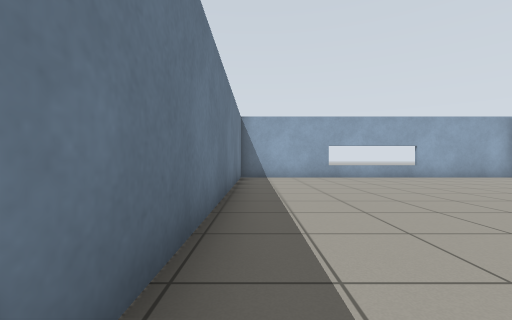
View 1 (above)

22 first-person views from a walk through a world built for the Gazebo simulator. The camera is 0.72 m above the floor, looks level and sees 90° across. The floor is counted in squares, 1 m on a side. Each view is taken from the middle of a square. On the plan, view 1 faces up. The plan holds only what a view shows up to about 9 squares ahead; the rest is blank.

View 2
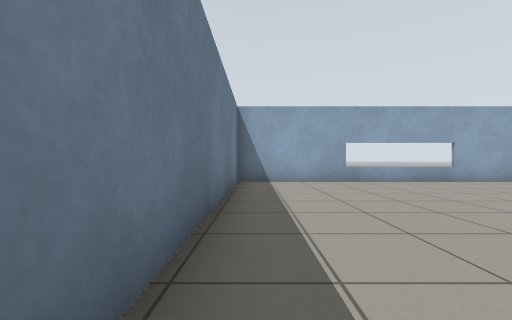

View 3
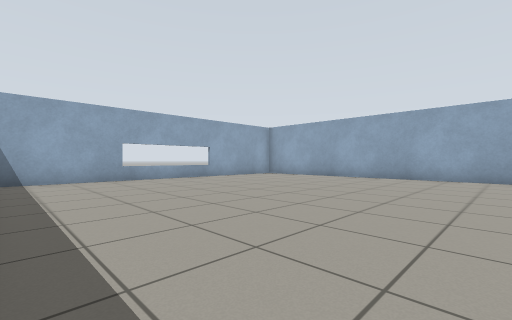

View 4
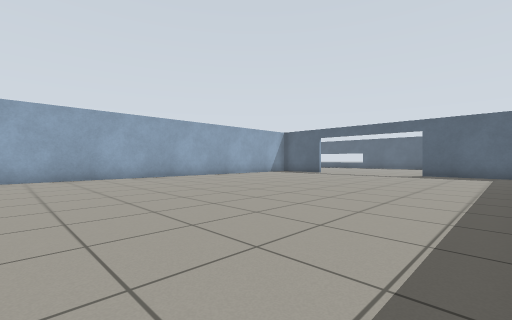

View 5
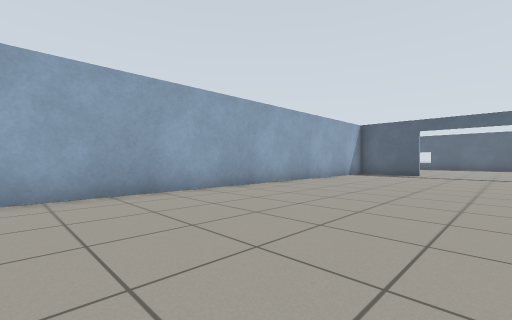

View 6
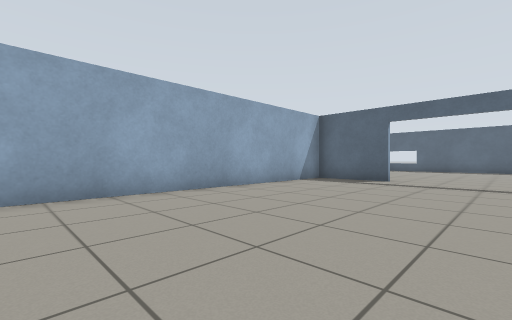

View 7
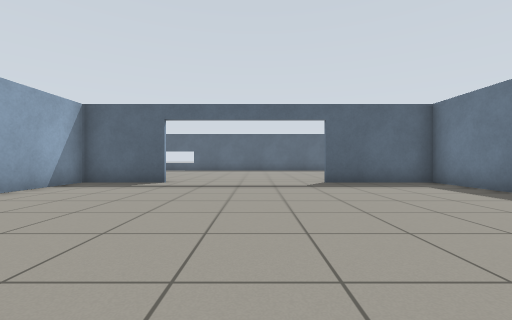

View 8
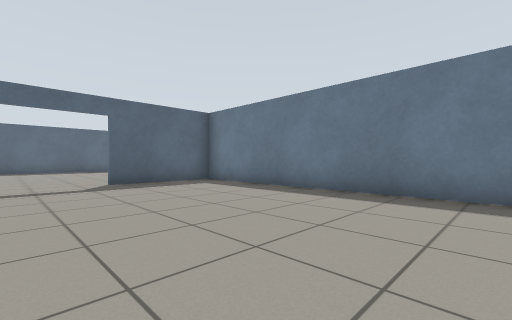

View 9
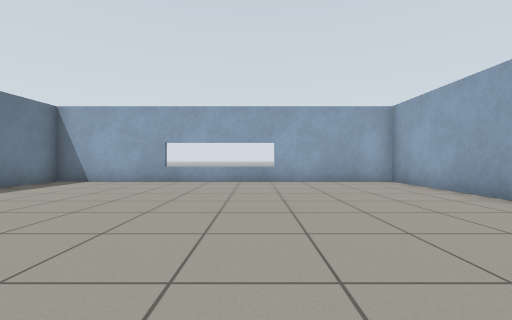

View 10
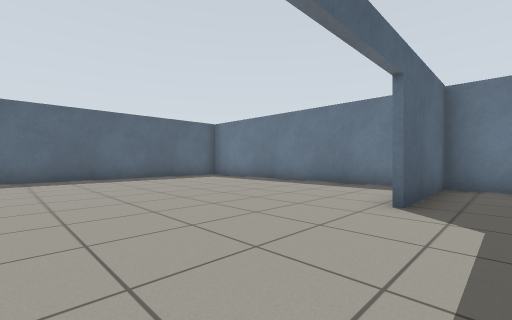

View 11
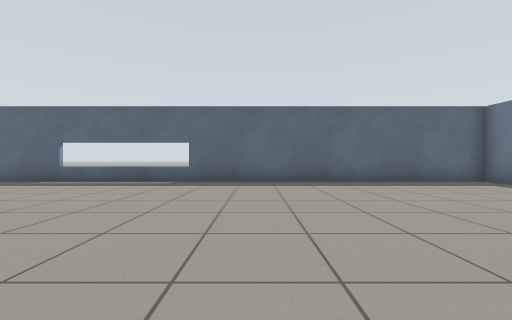

View 12
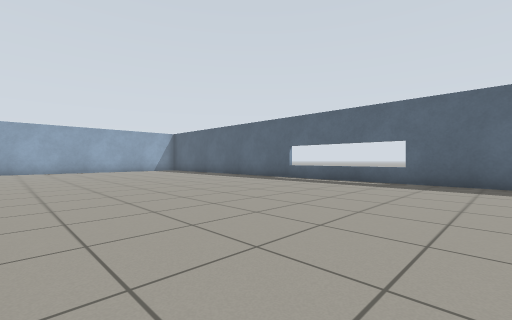

View 13
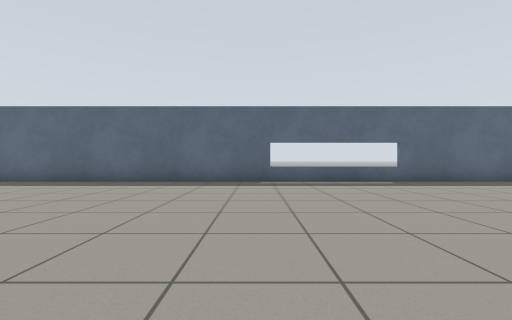

View 14
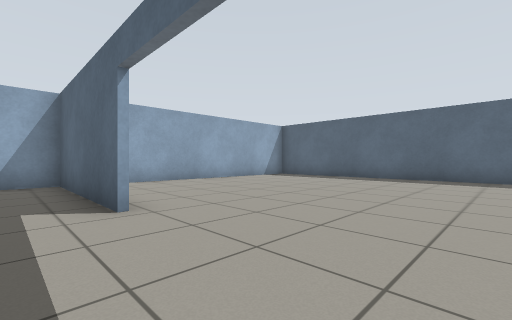

View 15
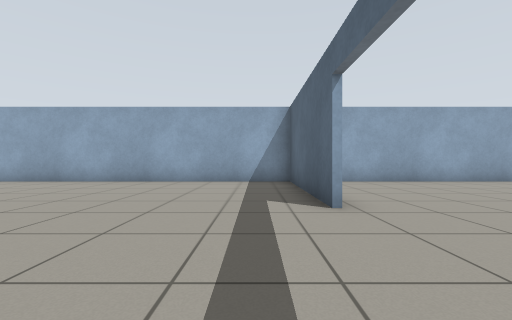

View 16
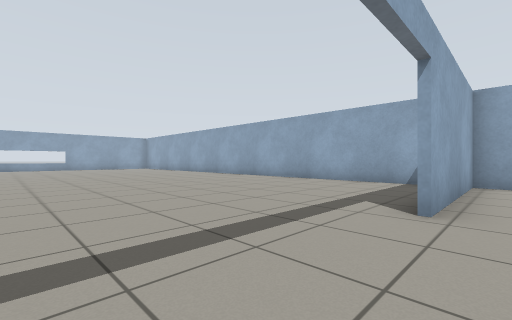

View 17
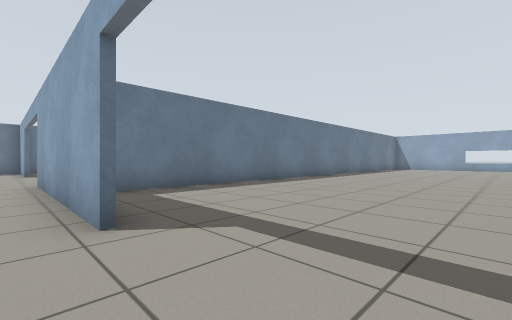

View 18
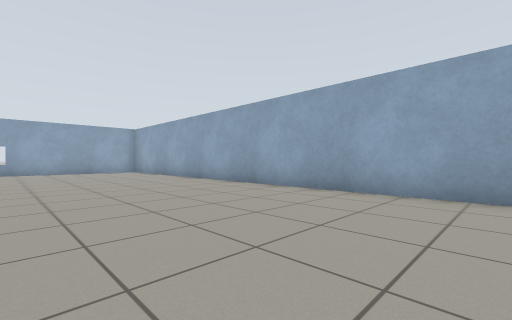

View 19
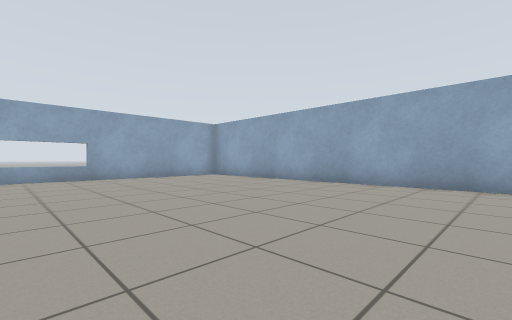

View 20
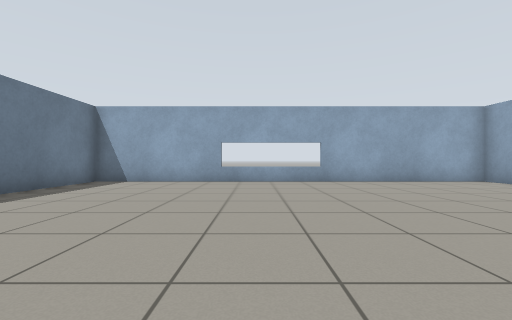

View 21
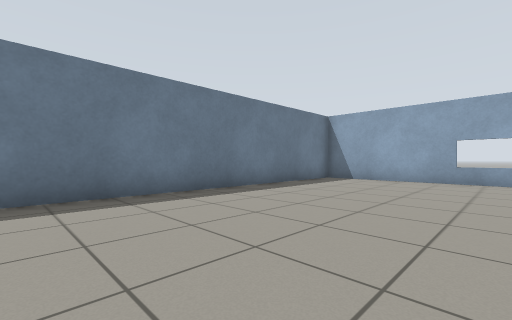

View 22
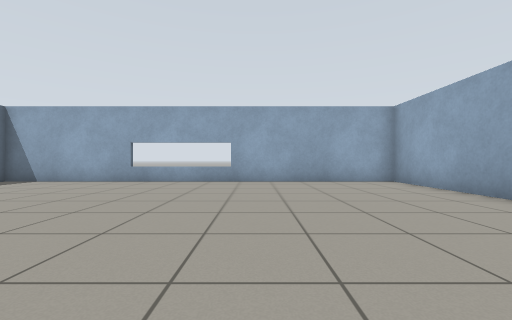

### Floor plan
Ten units are one square. View 1 is at (0, 0); x grows to the right and y downward. Boxes are objects, and circles mark ways between rooms. Rooms are numbered by the first view taken in them; rooms with no view inside come last. Other rooms are left out.
<svg viewBox="-11 -110 252 310">
<path fill="none" stroke="#000" d="M-6 20 -6 101 29 101M105 -65 105 -105M110 -105 -6 -105 -6 -5M79 101 105 101 105 -32M141 103 81 103M-6 186 -6 195 225 195M-6 112 -6 141M236 176 236 99M235 103 188 103M107 45 107 92M188 101 236 101M107 -105 107 -10M236 99 236 -105 110 -105"/>
<circle cx="55" cy="100" r="3" fill="#2a7"/>
<circle cx="160" cy="100" r="3" fill="#2a7"/>
<text x="50" y="-10">1</text>
<text x="110" y="150">2</text>
<text x="170" y="-10">3</text>
</svg>
Room 1 opens to room 2. Room 2 opens to room 3.

Where each view was taken, in squares from view 1:
view 1: 0 up, 0 right, facing up
view 2: 2 up, 0 right, facing up
view 3: 1 up, 0 right, facing up-right
view 4: 3 up, 0 right, facing down-right
view 5: 3 up, 5 right, facing down-right
view 6: 1 down, 5 right, facing down-right
view 7: 2 down, 5 right, facing down
view 8: 2 down, 5 right, facing down-left
view 9: 2 up, 6 right, facing up
view 10: 9 down, 7 right, facing down-left
view 11: 11 down, 7 right, facing down
view 12: 11 down, 7 right, facing down-right
view 13: 11 down, 14 right, facing down
view 14: 9 down, 15 right, facing down-right
view 15: 9 down, 15 right, facing right
view 16: 11 down, 15 right, facing up-right
view 17: 11 down, 17 right, facing up-left
view 18: 5 down, 18 right, facing up-right
view 19: 0 up, 16 right, facing up-right
view 20: 2 up, 16 right, facing up
view 21: 1 up, 16 right, facing up-left
view 22: 2 up, 19 right, facing up
